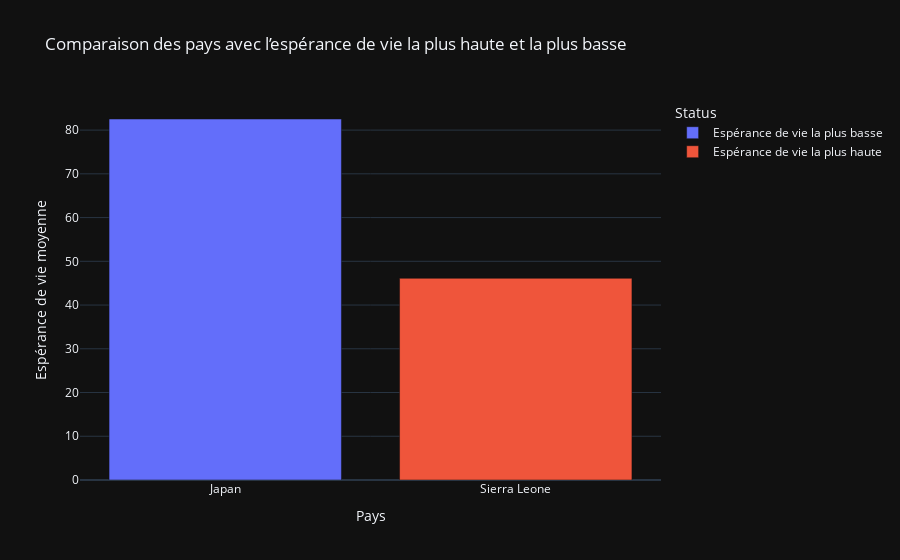

Notebook code for this chart:
### Markdown cell above
Dans ces graphiques, les cinq pays affichant les meilleures et les moins bonnes espérances de vie sont visibles.

### Code cell
lowest_country = avg_life_expectancy_by_country.nsmallest(1)
highest_country = avg_life_expectancy_by_country.nlargest(1)

filtered_data_lowest = lowest_country.reset_index()
filtered_data_highest = highest_country.reset_index()

filtered_data_lowest['Status'] = 'Espérance de vie la plus haute'
filtered_data_highest['Status'] = 'Espérance de vie la plus basse'

combined_data = pd.concat([filtered_data_highest, filtered_data_lowest])

fig = px.bar(combined_data, x='Country', y='Life expectancy', color='Status',
             title='Comparaison des pays avec l’espérance de vie la plus haute et la plus basse',
             template='plotly_dark')

fig.update_xaxes(title='Pays')
fig.update_yaxes(title='Espérance de vie moyenne')

fig.show()

### Figure 1 — Plotly figure (JSON) as saved in the notebook; plotly's stock layout.template omitted (floating-point values rounded to 4 significant figures)
{"data": [{"alignmentgroup": "True", "hovertemplate": "Status=Espérance de vie la plus basse<br>Country=%{x}<br>Life expectancy=%{y}<extra></extra>", "legendgroup": "Espérance de vie la plus basse", "marker": {"color": "#636efa", "pattern": {"shape": ""}}, "name": "Espérance de vie la plus basse", "offsetgroup": "Espérance de vie la plus basse", "orientation": "v", "showlegend": true, "textposition": "auto", "type": "bar", "x": ["Japan"], "xaxis": "x", "y": [82.54], "yaxis": "y"}, {"alignmentgroup": "True", "hovertemplate": "Status=Espérance de vie la plus haute<br>Country=%{x}<br>Life expectancy=%{y}<extra></extra>", "legendgroup": "Espérance de vie la plus haute", "marker": {"color": "#EF553B", "pattern": {"shape": ""}}, "name": "Espérance de vie la plus haute", "offsetgroup": "Espérance de vie la plus haute", "orientation": "v", "showlegend": true, "textposition": "auto", "type": "bar", "x": ["Sierra Leone"], "xaxis": "x", "y": [46.11], "yaxis": "y"}], "layout": {"barmode": "relative", "legend": {"title": {"text": "Status"}, "tracegroupgap": 0}, "title": {"text": "Comparaison des pays avec l’espérance de vie la plus haute et la plus basse"}, "xaxis": {"anchor": "y", "domain": [0, 1], "title": {"text": "Pays"}}, "yaxis": {"anchor": "x", "domain": [0, 1], "title": {"text": "Espérance de vie moyenne"}}}}
